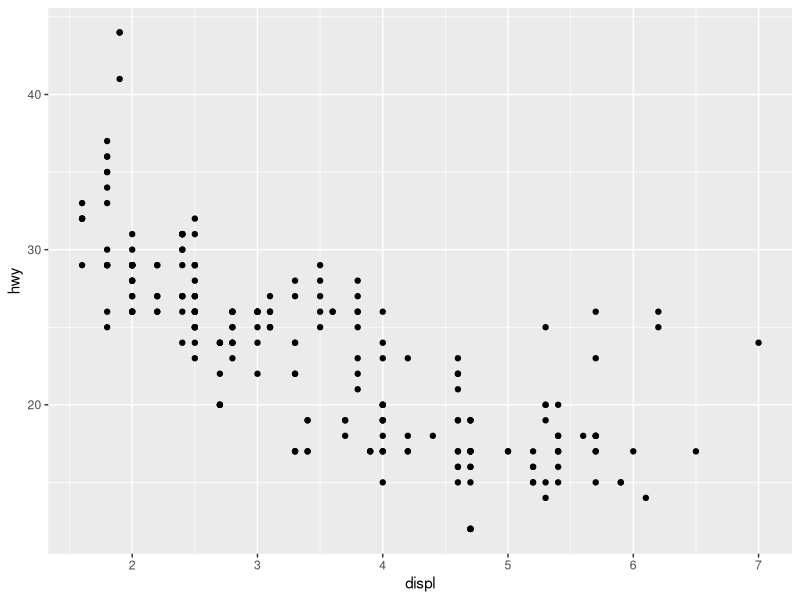
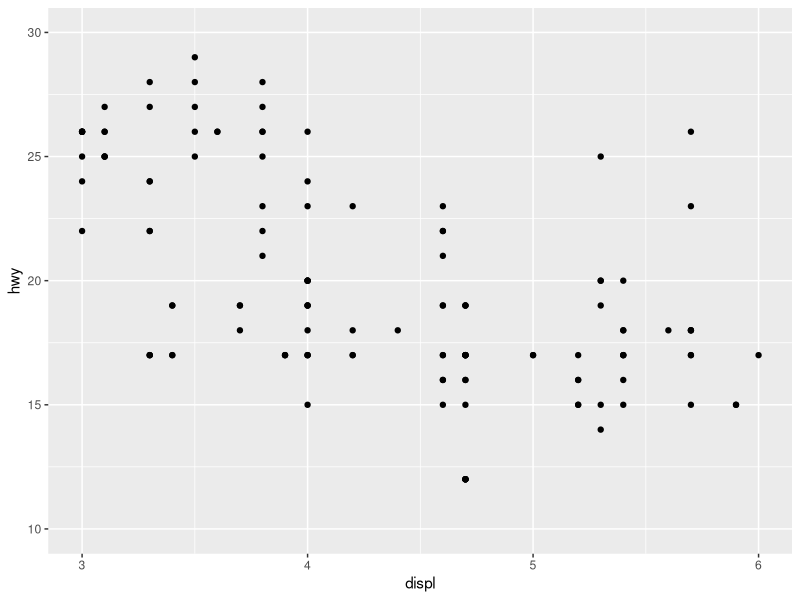
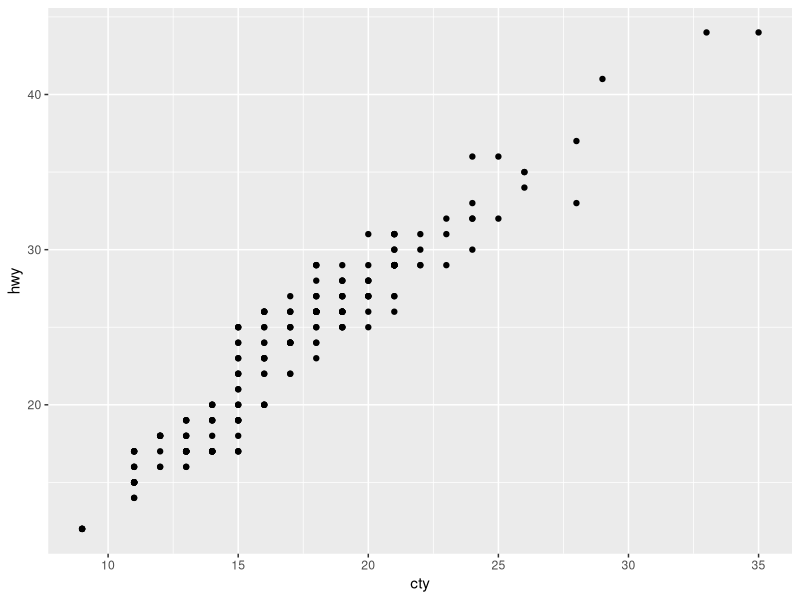
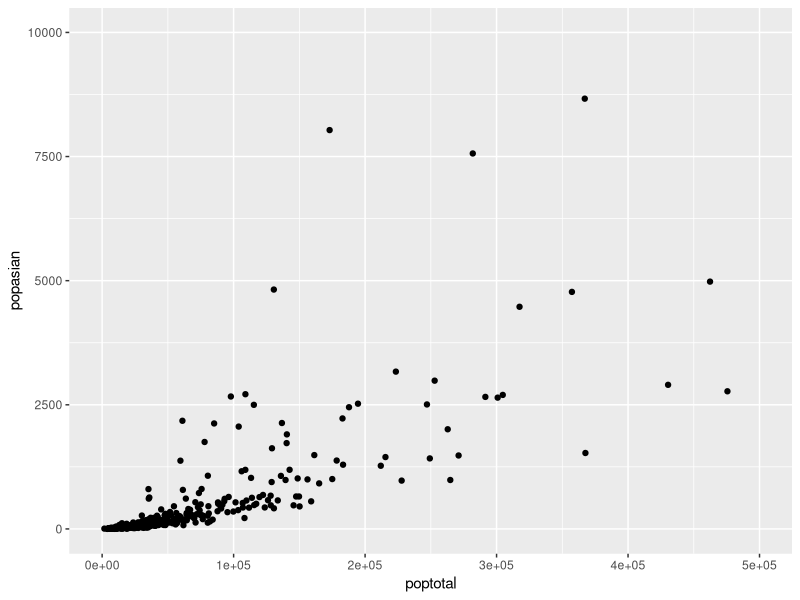
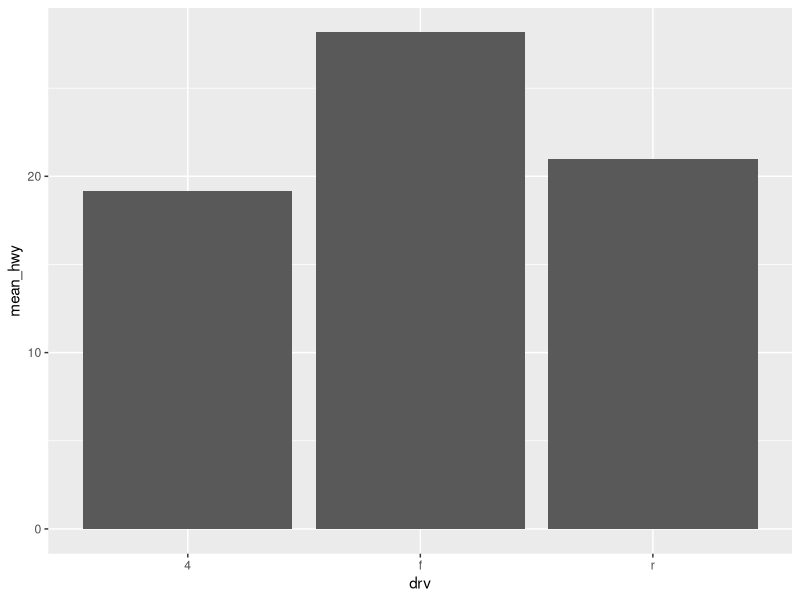
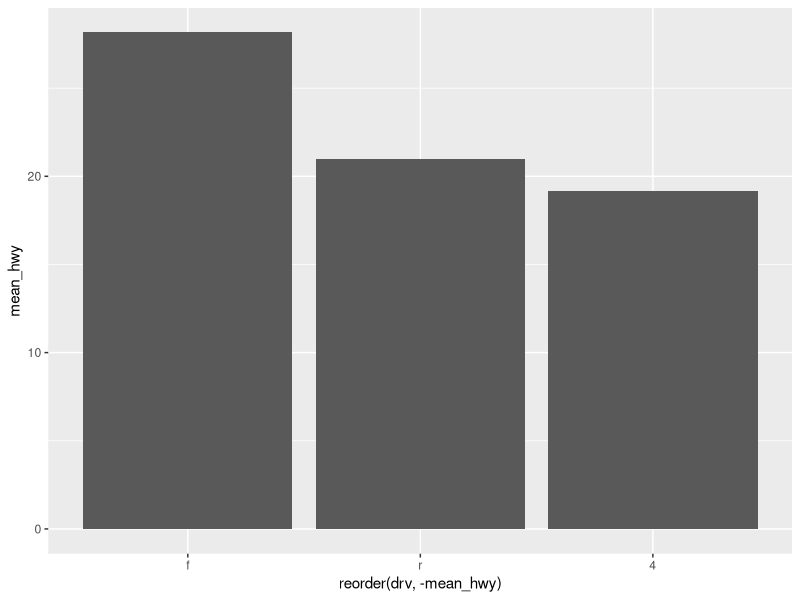
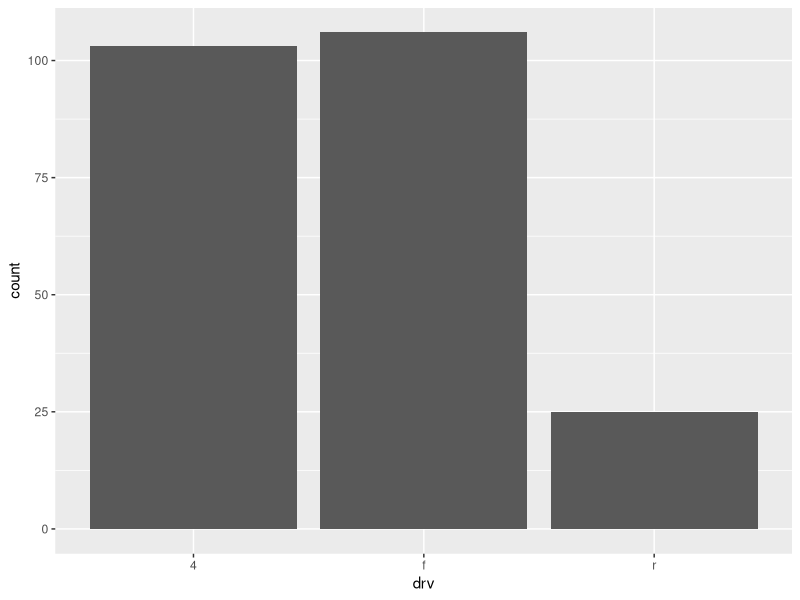
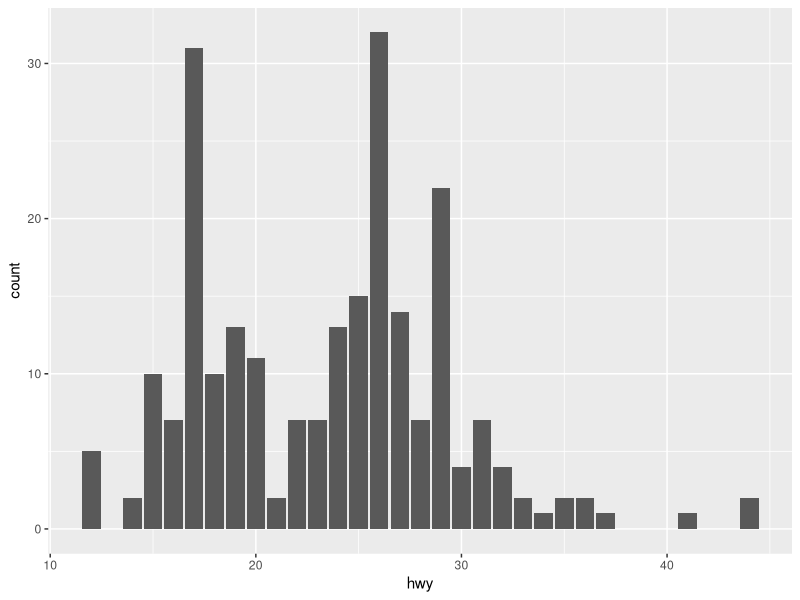

These figures' R source, in order:
####Ch08. Graph

##8-1산점도
library(ggplot2)
ggplot(data=mpg,aes(x=displ,y=hwy))+geom_point()

#범위설정
ggplot(data=mpg,aes(x=displ,y=hwy))+geom_point()+xlim(3,6)+ylim(10,30)

######188p mpg 데이터와 midwest데이터 분석하기
#mpg데이터로 x축이 cty y 축이 hwy로 된 산점도 만들기
ggplot(mpg,aes(x=cty,y=hwy))+geom_point()

#midwest 데이터로 x축은 poptotal, y축은 popasian으로 된 산점도 만들고 전체인구는 50만명이하, 아시아인구는 1만명이하로
ggplot(midwest,aes(x=poptotal,y=popasian))+geom_point()+xlim(0,500000)+ylim(0,10000)

##8-2 막대 그래프 

# 평균막대그래프
library(dplyr)
#집단별 평균표 만들기
df_mpg<-mpg %>% group_by(drv) %>% summarise(mean_hwy=mean(hwy))
df_mpg
#그래프 생성하기 
ggplot(data=df_mpg,aes(x=drv,y=mean_hwy))+geom_col()
#크기순 정렬
ggplot(data=df_mpg,aes(x=reorder(drv,-mean_hwy),y=mean_hwy))+geom_col()
#빈도 막대 그래프 만들기
ggplot(data=mpg,aes(x=drv))+geom_bar()
ggplot(data=mpg,aes(x=hwy))+geom_bar()

### mpg 데이터 분석하기(193P)
#suv 차종을 대상으로 평균 cty가 가장 높은 회사 다섯곳을 막대그래프로 표현하기 (막대는 연비가 높은순으로 정렬)
mpgplot<-mpg %>% filter(class=="suv") %>% group_by(manufacturer) %>% summarise(meancty=mean(cty)) %>% arrange(desc(meancty)) %>% head(5)
mpgplot
ggplot(data=mpgplot,aes(x=reorder(manufacturer,-meancty),y=meancty))+geom_col()

# 자동차 중 어떤 class가 가장 많은지 알아보기 자동차 종류별 빈도막대그래프 
ggplot(data=mpg,aes(x=class))+geom_bar()

#8-3상자그림
ggplot(data=mpg,aes(x=drv,y=hwy))+geom_boxplot()

##mpg를 이용한 분석문제 (198P)
mpg_plot<-mpg %>% filter(class%in%c("compact","subcompact","suv"))
ggplot(data=mpg_plot,aes(x=class,y=cty))+geom_boxplot()
##

